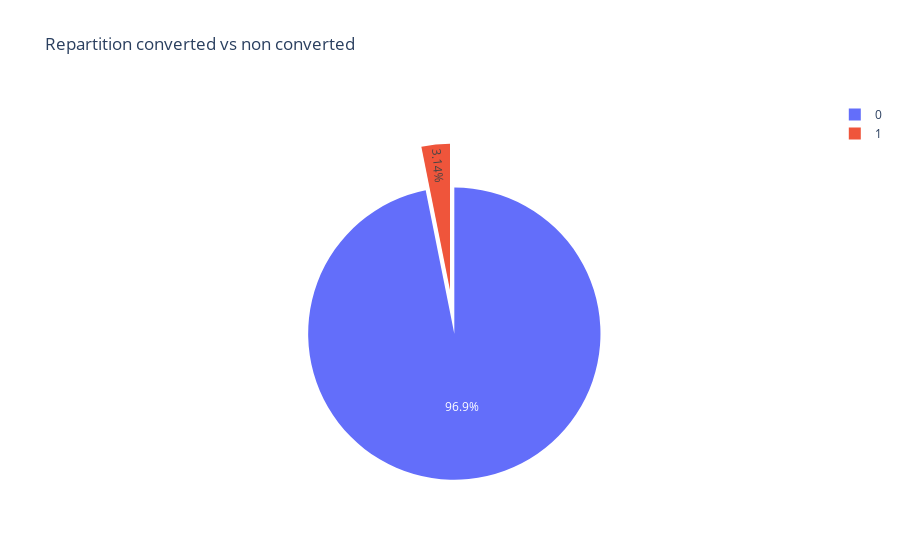

Notebook code for this chart:
### Markdown cell above
### Is the dataset well balanced?

### Code cell
fig = px.pie(df_sample,  names='converted', title= 'Repartition converted vs non converted')
fig.update_traces(pull=[0.3, 0])
fig.show()

### Figure 1 — Plotly figure (JSON) as saved in the notebook; plotly's stock layout.template omitted (floating-point values rounded to 4 significant figures; data arrays with more than 128 entries replaced by an {"elided": "..."} marker saying what was removed)
{"data": [{"domain": {"x": [0, 1], "y": [0, 1]}, "hovertemplate": "converted=%{label}<extra></extra>", "labels": {"elided": "10000 int values"}, "legendgroup": "", "name": "", "pull": [0.3, 0], "showlegend": true, "type": "pie"}], "layout": {"legend": {"tracegroupgap": 0}, "title": {"text": "Repartition converted vs non converted"}}}
